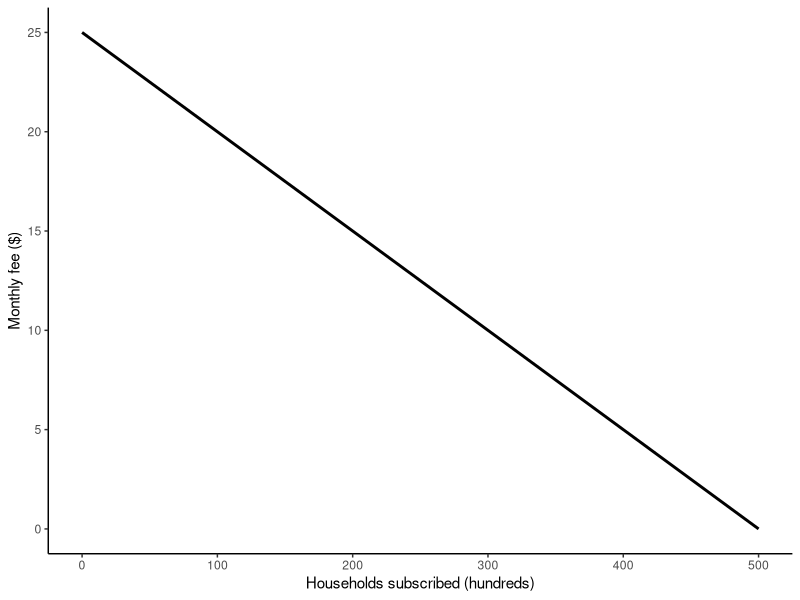

This figure's R source:
## ---- chunk 1
knitr::opts_chunk$set(echo = TRUE, message = FALSE, warning = FALSE)

library(tidyverse)
## ---- chunk 2
Q <- seq(0, 500, by = 10)
P <- 25 - 0.05 * Q

ggplot(data.frame(Q, P), aes(x = Q, y = P)) +
  geom_line(linewidth = 1) +
  labs(x = "Households subscribed (hundreds)", y = "Monthly fee ($)") +
  theme_classic()
